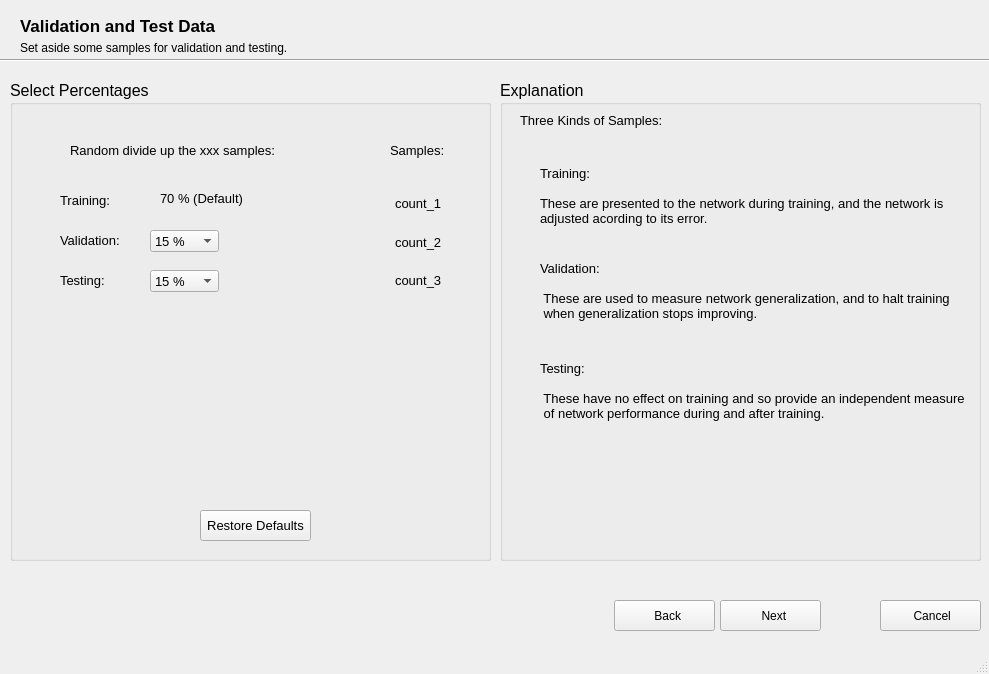
<?xml version="1.0" encoding="UTF-8"?>
<ui version="4.0">
 <class>page_validate</class>
 <widget class="QMainWindow" name="page_validate">
  <property name="geometry">
   <rect>
    <x>0</x>
    <y>0</y>
    <width>989</width>
    <height>674</height>
   </rect>
  </property>
  <property name="windowTitle">
   <string>Validation and Test Data</string>
  </property>
  <property name="windowIcon">
   <iconset>
    <normaloff>imagens/brain2.png</normaloff>imagens/brain2.png</iconset>
  </property>
  <widget class="QWidget" name="centralwidget">
   <widget class="QLabel" name="label">
    <property name="geometry">
     <rect>
      <x>20</x>
      <y>10</y>
      <width>591</width>
      <height>31</height>
     </rect>
    </property>
    <property name="font">
     <font>
      <pointsize>13</pointsize>
      <weight>75</weight>
      <bold>true</bold>
     </font>
    </property>
    <property name="text">
     <string>Validation and Test Data</string>
    </property>
   </widget>
   <widget class="Line" name="line">
    <property name="geometry">
     <rect>
      <x>0</x>
      <y>50</y>
      <width>991</width>
      <height>20</height>
     </rect>
    </property>
    <property name="orientation">
     <enum>Qt::Horizontal</enum>
    </property>
   </widget>
   <widget class="QGroupBox" name="groupBox">
    <property name="geometry">
     <rect>
      <x>10</x>
      <y>80</y>
      <width>481</width>
      <height>481</height>
     </rect>
    </property>
    <property name="font">
     <font>
      <pointsize>12</pointsize>
     </font>
    </property>
    <property name="title">
     <string>Select Percentages</string>
    </property>
    <widget class="QLabel" name="label_2">
     <property name="geometry">
      <rect>
       <x>60</x>
       <y>60</y>
       <width>211</width>
       <height>21</height>
      </rect>
     </property>
     <property name="font">
      <font>
       <pointsize>10</pointsize>
      </font>
     </property>
     <property name="text">
      <string>Random divide up the xxx samples:</string>
     </property>
    </widget>
    <widget class="QLabel" name="label_3">
     <property name="geometry">
      <rect>
       <x>50</x>
       <y>110</y>
       <width>91</width>
       <height>21</height>
      </rect>
     </property>
     <property name="font">
      <font>
       <pointsize>10</pointsize>
      </font>
     </property>
     <property name="text">
      <string>Training:</string>
     </property>
    </widget>
    <widget class="QLabel" name="label_4">
     <property name="geometry">
      <rect>
       <x>50</x>
       <y>150</y>
       <width>91</width>
       <height>21</height>
      </rect>
     </property>
     <property name="font">
      <font>
       <pointsize>10</pointsize>
      </font>
     </property>
     <property name="text">
      <string>Validation:</string>
     </property>
    </widget>
    <widget class="QLabel" name="label_5">
     <property name="geometry">
      <rect>
       <x>50</x>
       <y>190</y>
       <width>91</width>
       <height>21</height>
      </rect>
     </property>
     <property name="font">
      <font>
       <pointsize>10</pointsize>
      </font>
     </property>
     <property name="text">
      <string>Testing:</string>
     </property>
    </widget>
    <widget class="QComboBox" name="cb_validate">
     <property name="geometry">
      <rect>
       <x>140</x>
       <y>150</y>
       <width>69</width>
       <height>22</height>
      </rect>
     </property>
     <property name="font">
      <font>
       <pointsize>10</pointsize>
      </font>
     </property>
     <property name="currentIndex">
      <number>1</number>
     </property>
     <item>
      <property name="text">
       <string>20 %</string>
      </property>
     </item>
     <item>
      <property name="text">
       <string>15 %</string>
      </property>
     </item>
     <item>
      <property name="text">
       <string>10 %</string>
      </property>
     </item>
    </widget>
    <widget class="QComboBox" name="cb_testing">
     <property name="geometry">
      <rect>
       <x>140</x>
       <y>190</y>
       <width>69</width>
       <height>22</height>
      </rect>
     </property>
     <property name="font">
      <font>
       <pointsize>10</pointsize>
      </font>
     </property>
     <property name="currentIndex">
      <number>1</number>
     </property>
     <item>
      <property name="text">
       <string>20 %</string>
      </property>
     </item>
     <item>
      <property name="text">
       <string>15 %</string>
      </property>
     </item>
     <item>
      <property name="text">
       <string>10 %</string>
      </property>
     </item>
    </widget>
    <widget class="QLabel" name="label_6">
     <property name="geometry">
      <rect>
       <x>150</x>
       <y>110</y>
       <width>91</width>
       <height>16</height>
      </rect>
     </property>
     <property name="font">
      <font>
       <pointsize>10</pointsize>
      </font>
     </property>
     <property name="text">
      <string>70 % (Default)</string>
     </property>
    </widget>
    <widget class="QLabel" name="label_7">
     <property name="geometry">
      <rect>
       <x>380</x>
       <y>60</y>
       <width>61</width>
       <height>21</height>
      </rect>
     </property>
     <property name="font">
      <font>
       <pointsize>10</pointsize>
      </font>
     </property>
     <property name="text">
      <string>Samples:</string>
     </property>
    </widget>
    <widget class="QLabel" name="count_1">
     <property name="geometry">
      <rect>
       <x>385</x>
       <y>113</y>
       <width>51</width>
       <height>20</height>
      </rect>
     </property>
     <property name="font">
      <font>
       <pointsize>10</pointsize>
      </font>
     </property>
     <property name="text">
      <string>count_1</string>
     </property>
    </widget>
    <widget class="QLabel" name="count_2">
     <property name="geometry">
      <rect>
       <x>385</x>
       <y>152</y>
       <width>51</width>
       <height>21</height>
      </rect>
     </property>
     <property name="font">
      <font>
       <pointsize>10</pointsize>
      </font>
     </property>
     <property name="text">
      <string>count_2</string>
     </property>
    </widget>
    <widget class="QLabel" name="count_3">
     <property name="geometry">
      <rect>
       <x>385</x>
       <y>190</y>
       <width>51</width>
       <height>20</height>
      </rect>
     </property>
     <property name="font">
      <font>
       <pointsize>10</pointsize>
      </font>
     </property>
     <property name="text">
      <string>count_3</string>
     </property>
    </widget>
    <widget class="QPushButton" name="pb_defaults">
     <property name="geometry">
      <rect>
       <x>190</x>
       <y>430</y>
       <width>111</width>
       <height>31</height>
      </rect>
     </property>
     <property name="font">
      <font>
       <pointsize>10</pointsize>
      </font>
     </property>
     <property name="text">
      <string>Restore Defaults</string>
     </property>
    </widget>
    <widget class="QLabel" name="bargraph">
     <property name="geometry">
      <rect>
       <x>10</x>
       <y>50</y>
       <width>41</width>
       <height>41</height>
      </rect>
     </property>
     <property name="font">
      <font>
       <pointsize>10</pointsize>
      </font>
     </property>
     <property name="text">
      <string/>
     </property>
     <property name="pixmap">
      <pixmap>imagens/Bar-Chart-icon.png</pixmap>
     </property>
     <property name="scaledContents">
      <bool>true</bool>
     </property>
    </widget>
    <widget class="QLabel" name="bar_blue">
     <property name="geometry">
      <rect>
       <x>20</x>
       <y>90</y>
       <width>51</width>
       <height>51</height>
      </rect>
     </property>
     <property name="font">
      <font>
       <pointsize>10</pointsize>
      </font>
     </property>
     <property name="text">
      <string/>
     </property>
     <property name="pixmap">
      <pixmap>imagens/Bar_blue.png</pixmap>
     </property>
     <property name="scaledContents">
      <bool>true</bool>
     </property>
    </widget>
    <widget class="QLabel" name="bar_red">
     <property name="geometry">
      <rect>
       <x>10</x>
       <y>140</y>
       <width>51</width>
       <height>41</height>
      </rect>
     </property>
     <property name="font">
      <font>
       <pointsize>10</pointsize>
      </font>
     </property>
     <property name="text">
      <string/>
     </property>
     <property name="pixmap">
      <pixmap>imagens/Bar-Red.png</pixmap>
     </property>
     <property name="scaledContents">
      <bool>true</bool>
     </property>
    </widget>
    <widget class="QLabel" name="bar_green">
     <property name="geometry">
      <rect>
       <x>0</x>
       <y>180</y>
       <width>51</width>
       <height>41</height>
      </rect>
     </property>
     <property name="font">
      <font>
       <pointsize>10</pointsize>
      </font>
     </property>
     <property name="text">
      <string/>
     </property>
     <property name="pixmap">
      <pixmap>imagens/Bar-green.png</pixmap>
     </property>
     <property name="scaledContents">
      <bool>true</bool>
     </property>
    </widget>
   </widget>
   <widget class="QGroupBox" name="groupBox_2">
    <property name="geometry">
     <rect>
      <x>500</x>
      <y>80</y>
      <width>481</width>
      <height>481</height>
     </rect>
    </property>
    <property name="font">
     <font>
      <pointsize>12</pointsize>
     </font>
    </property>
    <property name="title">
     <string>Explanation</string>
    </property>
    <widget class="QLabel" name="label_8">
     <property name="geometry">
      <rect>
       <x>20</x>
       <y>30</y>
       <width>211</width>
       <height>21</height>
      </rect>
     </property>
     <property name="font">
      <font>
       <pointsize>10</pointsize>
      </font>
     </property>
     <property name="text">
      <string>Three Kinds of Samples:</string>
     </property>
    </widget>
    <widget class="QLabel" name="label_10">
     <property name="geometry">
      <rect>
       <x>40</x>
       <y>80</y>
       <width>421</width>
       <height>71</height>
      </rect>
     </property>
     <property name="font">
      <font>
       <pointsize>10</pointsize>
      </font>
     </property>
     <property name="text">
      <string>Training:

These are presented to the network during training, and the network is
adjusted acording to its error.</string>
     </property>
    </widget>
    <widget class="QLabel" name="label_11">
     <property name="geometry">
      <rect>
       <x>40</x>
       <y>170</y>
       <width>421</width>
       <height>81</height>
      </rect>
     </property>
     <property name="font">
      <font>
       <pointsize>10</pointsize>
      </font>
     </property>
     <property name="text">
      <string>Validation:

 These are used to measure network generalization, and to halt training
 when generalization stops improving.</string>
     </property>
    </widget>
    <widget class="QLabel" name="label_12">
     <property name="geometry">
      <rect>
       <x>40</x>
       <y>270</y>
       <width>441</width>
       <height>81</height>
      </rect>
     </property>
     <property name="font">
      <font>
       <pointsize>10</pointsize>
      </font>
     </property>
     <property name="text">
      <string>Testing:

 These have no effect on training and so provide an independent measure
 of network performance during and after training.</string>
     </property>
    </widget>
    <widget class="QLabel" name="label_14">
     <property name="geometry">
      <rect>
       <x>10</x>
       <y>60</y>
       <width>51</width>
       <height>51</height>
      </rect>
     </property>
     <property name="font">
      <font>
       <pointsize>10</pointsize>
      </font>
     </property>
     <property name="text">
      <string/>
     </property>
     <property name="pixmap">
      <pixmap>imagens/Bar_blue.png</pixmap>
     </property>
     <property name="scaledContents">
      <bool>true</bool>
     </property>
    </widget>
    <widget class="QLabel" name="label_16">
     <property name="geometry">
      <rect>
       <x>0</x>
       <y>160</y>
       <width>51</width>
       <height>41</height>
      </rect>
     </property>
     <property name="font">
      <font>
       <pointsize>10</pointsize>
      </font>
     </property>
     <property name="text">
      <string/>
     </property>
     <property name="pixmap">
      <pixmap>imagens/Bar-Red.png</pixmap>
     </property>
     <property name="scaledContents">
      <bool>true</bool>
     </property>
    </widget>
    <widget class="QLabel" name="label_18">
     <property name="geometry">
      <rect>
       <x>-10</x>
       <y>260</y>
       <width>51</width>
       <height>41</height>
      </rect>
     </property>
     <property name="font">
      <font>
       <pointsize>10</pointsize>
      </font>
     </property>
     <property name="text">
      <string/>
     </property>
     <property name="pixmap">
      <pixmap>imagens/Bar-green.png</pixmap>
     </property>
     <property name="scaledContents">
      <bool>true</bool>
     </property>
    </widget>
   </widget>
   <widget class="QPushButton" name="pb_next">
    <property name="enabled">
     <bool>true</bool>
    </property>
    <property name="geometry">
     <rect>
      <x>720</x>
      <y>600</y>
      <width>101</width>
      <height>31</height>
     </rect>
    </property>
    <property name="text">
     <string>  Next</string>
    </property>
    <property name="icon">
     <iconset>
      <normaloff>imagens/1351621545_Next.png</normaloff>imagens/1351621545_Next.png</iconset>
    </property>
    <property name="iconSize">
     <size>
      <width>20</width>
      <height>20</height>
     </size>
    </property>
   </widget>
   <widget class="QPushButton" name="pb_back">
    <property name="enabled">
     <bool>true</bool>
    </property>
    <property name="geometry">
     <rect>
      <x>614</x>
      <y>600</y>
      <width>101</width>
      <height>31</height>
     </rect>
    </property>
    <property name="text">
     <string>  Back</string>
    </property>
    <property name="icon">
     <iconset>
      <normaloff>imagens/1351621543_Previous.png</normaloff>imagens/1351621543_Previous.png</iconset>
    </property>
    <property name="iconSize">
     <size>
      <width>20</width>
      <height>20</height>
     </size>
    </property>
   </widget>
   <widget class="QPushButton" name="pb_cancel">
    <property name="geometry">
     <rect>
      <x>880</x>
      <y>600</y>
      <width>101</width>
      <height>31</height>
     </rect>
    </property>
    <property name="text">
     <string> Cancel</string>
    </property>
    <property name="icon">
     <iconset>
      <normaloff>imagens/1351621507_Delete.png</normaloff>imagens/1351621507_Delete.png</iconset>
    </property>
    <property name="iconSize">
     <size>
      <width>20</width>
      <height>20</height>
     </size>
    </property>
   </widget>
   <widget class="QLabel" name="label_9">
    <property name="geometry">
     <rect>
      <x>20</x>
      <y>40</y>
      <width>331</width>
      <height>16</height>
     </rect>
    </property>
    <property name="text">
     <string>Set aside some samples for validation and testing.</string>
    </property>
   </widget>
  </widget>
  <widget class="QMenuBar" name="menubar">
   <property name="geometry">
    <rect>
     <x>0</x>
     <y>0</y>
     <width>989</width>
     <height>21</height>
    </rect>
   </property>
  </widget>
  <widget class="QStatusBar" name="statusbar"/>
 </widget>
 <resources/>
 <connections/>
</ui>
